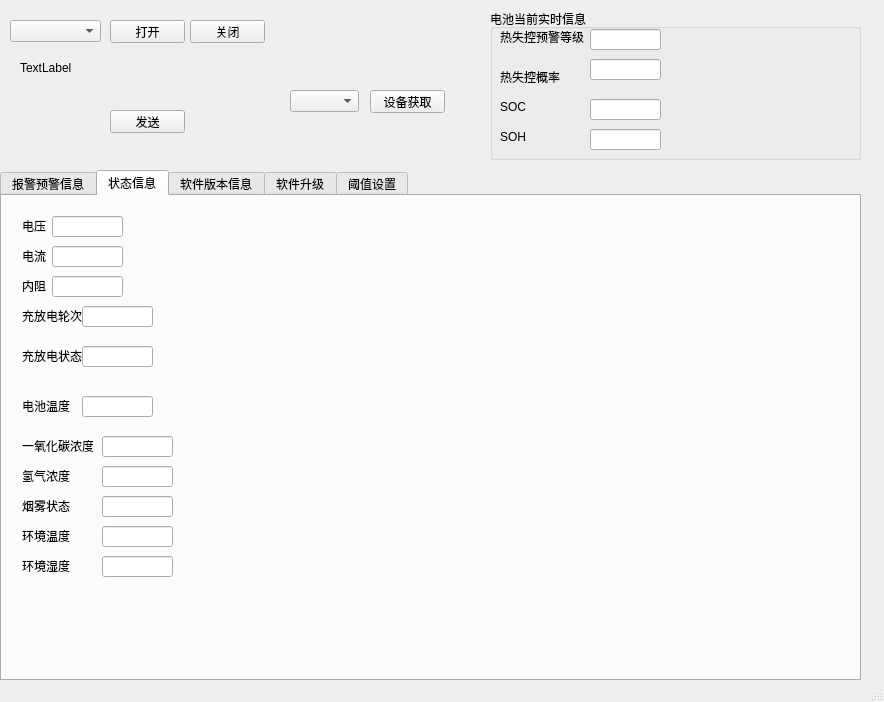
<?xml version="1.0" encoding="UTF-8"?>
<ui version="4.0">
 <class>MainWindow</class>
 <widget class="QMainWindow" name="MainWindow">
  <property name="geometry">
   <rect>
    <x>0</x>
    <y>0</y>
    <width>884</width>
    <height>702</height>
   </rect>
  </property>
  <property name="windowTitle">
   <string>MainWindow</string>
  </property>
  <widget class="QWidget" name="centralwidget">
   <widget class="QComboBox" name="portComboBox">
    <property name="geometry">
     <rect>
      <x>10</x>
      <y>20</y>
      <width>91</width>
      <height>22</height>
     </rect>
    </property>
   </widget>
   <widget class="QPushButton" name="openButton">
    <property name="geometry">
     <rect>
      <x>110</x>
      <y>20</y>
      <width>75</width>
      <height>23</height>
     </rect>
    </property>
    <property name="text">
     <string>打开</string>
    </property>
   </widget>
   <widget class="QPushButton" name="closeButton">
    <property name="geometry">
     <rect>
      <x>190</x>
      <y>20</y>
      <width>75</width>
      <height>23</height>
     </rect>
    </property>
    <property name="text">
     <string>关闭</string>
    </property>
   </widget>
   <widget class="QPushButton" name="sendButton">
    <property name="geometry">
     <rect>
      <x>110</x>
      <y>110</y>
      <width>75</width>
      <height>23</height>
     </rect>
    </property>
    <property name="text">
     <string>发送</string>
    </property>
   </widget>
   <widget class="QLabel" name="statusLabel">
    <property name="geometry">
     <rect>
      <x>20</x>
      <y>60</y>
      <width>53</width>
      <height>15</height>
     </rect>
    </property>
    <property name="text">
     <string>TextLabel</string>
    </property>
   </widget>
   <widget class="QTabWidget" name="tabWidget">
    <property name="geometry">
     <rect>
      <x>0</x>
      <y>170</y>
      <width>861</width>
      <height>511</height>
     </rect>
    </property>
    <property name="currentIndex">
     <number>1</number>
    </property>
    <widget class="QWidget" name="tab">
     <attribute name="title">
      <string>报警预警信息</string>
     </attribute>
     <widget class="QLineEdit" name="lineEdit_4">
      <property name="geometry">
       <rect>
        <x>280</x>
        <y>70</y>
        <width>71</width>
        <height>21</height>
       </rect>
      </property>
      <property name="readOnly">
       <bool>true</bool>
      </property>
     </widget>
     <widget class="QLabel" name="label_11">
      <property name="geometry">
       <rect>
        <x>100</x>
        <y>90</y>
        <width>20</width>
        <height>20</height>
       </rect>
      </property>
      <property name="styleSheet">
       <string notr="true">background-color: rgb(255, 0, 0);
border-radius:10px;</string>
      </property>
      <property name="frameShape">
       <enum>QFrame::Box</enum>
      </property>
      <property name="lineWidth">
       <number>1</number>
      </property>
      <property name="text">
       <string/>
      </property>
     </widget>
     <widget class="QLabel" name="label">
      <property name="geometry">
       <rect>
        <x>30</x>
        <y>30</y>
        <width>53</width>
        <height>21</height>
       </rect>
      </property>
      <property name="text">
       <string>火警</string>
      </property>
     </widget>
     <widget class="QLabel" name="label_3">
      <property name="geometry">
       <rect>
        <x>30</x>
        <y>60</y>
        <width>53</width>
        <height>21</height>
       </rect>
      </property>
      <property name="text">
       <string>欠压报警</string>
      </property>
     </widget>
     <widget class="QLabel" name="label_4">
      <property name="geometry">
       <rect>
        <x>30</x>
        <y>90</y>
        <width>53</width>
        <height>21</height>
       </rect>
      </property>
      <property name="text">
       <string>过压报警</string>
      </property>
     </widget>
     <widget class="QLabel" name="label_9">
      <property name="geometry">
       <rect>
        <x>30</x>
        <y>240</y>
        <width>53</width>
        <height>21</height>
       </rect>
      </property>
      <property name="text">
       <string>CO报警</string>
      </property>
     </widget>
     <widget class="QLabel" name="label_16">
      <property name="geometry">
       <rect>
        <x>100</x>
        <y>240</y>
        <width>20</width>
        <height>20</height>
       </rect>
      </property>
      <property name="styleSheet">
       <string notr="true">background-color: rgb(255, 0, 0);
border-radius:10px;</string>
      </property>
      <property name="frameShape">
       <enum>QFrame::Box</enum>
      </property>
      <property name="lineWidth">
       <number>1</number>
      </property>
      <property name="text">
       <string/>
      </property>
     </widget>
     <widget class="QLabel" name="label_8">
      <property name="geometry">
       <rect>
        <x>30</x>
        <y>210</y>
        <width>53</width>
        <height>21</height>
       </rect>
      </property>
      <property name="text">
       <string>H2报警</string>
      </property>
     </widget>
     <widget class="QLabel" name="label_18">
      <property name="geometry">
       <rect>
        <x>190</x>
        <y>110</y>
        <width>91</width>
        <height>16</height>
       </rect>
      </property>
      <property name="text">
       <string>SOC</string>
      </property>
     </widget>
     <widget class="QLabel" name="label_13">
      <property name="geometry">
       <rect>
        <x>100</x>
        <y>150</y>
        <width>20</width>
        <height>20</height>
       </rect>
      </property>
      <property name="styleSheet">
       <string notr="true">background-color: rgb(255, 0, 0);
border-radius:10px;</string>
      </property>
      <property name="frameShape">
       <enum>QFrame::Box</enum>
      </property>
      <property name="lineWidth">
       <number>1</number>
      </property>
      <property name="text">
       <string/>
      </property>
     </widget>
     <widget class="QLabel" name="label_6">
      <property name="geometry">
       <rect>
        <x>30</x>
        <y>150</y>
        <width>53</width>
        <height>21</height>
       </rect>
      </property>
      <property name="text">
       <string>过放报警</string>
      </property>
     </widget>
     <widget class="QLineEdit" name="lineEdit">
      <property name="geometry">
       <rect>
        <x>280</x>
        <y>40</y>
        <width>71</width>
        <height>21</height>
       </rect>
      </property>
      <property name="readOnly">
       <bool>true</bool>
      </property>
     </widget>
     <widget class="QLabel" name="label_20">
      <property name="geometry">
       <rect>
        <x>190</x>
        <y>80</y>
        <width>91</width>
        <height>16</height>
       </rect>
      </property>
      <property name="text">
       <string>热失控概率</string>
      </property>
     </widget>
     <widget class="QLabel" name="label_10">
      <property name="geometry">
       <rect>
        <x>100</x>
        <y>60</y>
        <width>20</width>
        <height>20</height>
       </rect>
      </property>
      <property name="styleSheet">
       <string notr="true">background-color: rgb(255, 0, 0);
border-radius:10px;</string>
      </property>
      <property name="frameShape">
       <enum>QFrame::Box</enum>
      </property>
      <property name="lineWidth">
       <number>1</number>
      </property>
      <property name="text">
       <string/>
      </property>
     </widget>
     <widget class="QLineEdit" name="lineEdit_3">
      <property name="geometry">
       <rect>
        <x>280</x>
        <y>150</y>
        <width>71</width>
        <height>21</height>
       </rect>
      </property>
      <property name="readOnly">
       <bool>true</bool>
      </property>
     </widget>
     <widget class="QLabel" name="label_7">
      <property name="geometry">
       <rect>
        <x>30</x>
        <y>180</y>
        <width>53</width>
        <height>21</height>
       </rect>
      </property>
      <property name="text">
       <string>烟雾报警</string>
      </property>
     </widget>
     <widget class="QLineEdit" name="lineEdit_2">
      <property name="geometry">
       <rect>
        <x>280</x>
        <y>110</y>
        <width>71</width>
        <height>21</height>
       </rect>
      </property>
      <property name="readOnly">
       <bool>true</bool>
      </property>
     </widget>
     <widget class="QLabel" name="label_14">
      <property name="geometry">
       <rect>
        <x>100</x>
        <y>180</y>
        <width>20</width>
        <height>20</height>
       </rect>
      </property>
      <property name="styleSheet">
       <string notr="true">background-color: rgb(255, 0, 0);
border-radius:10px;</string>
      </property>
      <property name="frameShape">
       <enum>QFrame::Box</enum>
      </property>
      <property name="lineWidth">
       <number>1</number>
      </property>
      <property name="text">
       <string/>
      </property>
     </widget>
     <widget class="QLabel" name="label_15">
      <property name="geometry">
       <rect>
        <x>100</x>
        <y>210</y>
        <width>20</width>
        <height>20</height>
       </rect>
      </property>
      <property name="styleSheet">
       <string notr="true">background-color: rgb(255, 0, 0);
border-radius:10px;</string>
      </property>
      <property name="frameShape">
       <enum>QFrame::Box</enum>
      </property>
      <property name="lineWidth">
       <number>1</number>
      </property>
      <property name="text">
       <string/>
      </property>
     </widget>
     <widget class="QLabel" name="label_12">
      <property name="geometry">
       <rect>
        <x>100</x>
        <y>120</y>
        <width>20</width>
        <height>20</height>
       </rect>
      </property>
      <property name="styleSheet">
       <string notr="true">background-color: rgb(255, 0, 0);
border-radius:10px;</string>
      </property>
      <property name="frameShape">
       <enum>QFrame::Box</enum>
      </property>
      <property name="lineWidth">
       <number>1</number>
      </property>
      <property name="text">
       <string/>
      </property>
     </widget>
     <widget class="QLabel" name="label_5">
      <property name="geometry">
       <rect>
        <x>30</x>
        <y>120</y>
        <width>53</width>
        <height>21</height>
       </rect>
      </property>
      <property name="text">
       <string>过充报警</string>
      </property>
     </widget>
     <widget class="QLabel" name="label_2">
      <property name="geometry">
       <rect>
        <x>100</x>
        <y>30</y>
        <width>20</width>
        <height>20</height>
       </rect>
      </property>
      <property name="styleSheet">
       <string notr="true">background-color: rgb(255, 0, 0);
border-radius:10px;</string>
      </property>
      <property name="frameShape">
       <enum>QFrame::Box</enum>
      </property>
      <property name="lineWidth">
       <number>1</number>
      </property>
      <property name="text">
       <string/>
      </property>
     </widget>
     <widget class="QLabel" name="label_17">
      <property name="geometry">
       <rect>
        <x>190</x>
        <y>40</y>
        <width>91</width>
        <height>16</height>
       </rect>
      </property>
      <property name="text">
       <string>热失控预警等级</string>
      </property>
     </widget>
     <widget class="QLabel" name="label_19">
      <property name="geometry">
       <rect>
        <x>190</x>
        <y>150</y>
        <width>91</width>
        <height>16</height>
       </rect>
      </property>
      <property name="text">
       <string>SOH</string>
      </property>
     </widget>
    </widget>
    <widget class="QWidget" name="tab_2">
     <attribute name="title">
      <string>状态信息</string>
     </attribute>
     <widget class="QLabel" name="label_23">
      <property name="geometry">
       <rect>
        <x>20</x>
        <y>20</y>
        <width>61</width>
        <height>20</height>
       </rect>
      </property>
      <property name="text">
       <string>电压</string>
      </property>
     </widget>
     <widget class="QLineEdit" name="lEdit_voltage">
      <property name="geometry">
       <rect>
        <x>50</x>
        <y>20</y>
        <width>71</width>
        <height>21</height>
       </rect>
      </property>
     </widget>
     <widget class="QLabel" name="label_28">
      <property name="geometry">
       <rect>
        <x>20</x>
        <y>50</y>
        <width>31</width>
        <height>20</height>
       </rect>
      </property>
      <property name="text">
       <string>电流</string>
      </property>
     </widget>
     <widget class="QLineEdit" name="lEdit_current">
      <property name="geometry">
       <rect>
        <x>50</x>
        <y>50</y>
        <width>71</width>
        <height>21</height>
       </rect>
      </property>
     </widget>
     <widget class="QLabel" name="label_29">
      <property name="geometry">
       <rect>
        <x>20</x>
        <y>80</y>
        <width>31</width>
        <height>20</height>
       </rect>
      </property>
      <property name="text">
       <string>内阻</string>
      </property>
     </widget>
     <widget class="QLineEdit" name="lEdit_res">
      <property name="geometry">
       <rect>
        <x>50</x>
        <y>80</y>
        <width>71</width>
        <height>21</height>
       </rect>
      </property>
     </widget>
     <widget class="QLabel" name="label_30">
      <property name="geometry">
       <rect>
        <x>20</x>
        <y>110</y>
        <width>61</width>
        <height>20</height>
       </rect>
      </property>
      <property name="text">
       <string>充放电轮次</string>
      </property>
     </widget>
     <widget class="QLineEdit" name="lEdit_cycle">
      <property name="geometry">
       <rect>
        <x>80</x>
        <y>110</y>
        <width>71</width>
        <height>21</height>
       </rect>
      </property>
     </widget>
     <widget class="QLabel" name="label_31">
      <property name="geometry">
       <rect>
        <x>20</x>
        <y>150</y>
        <width>71</width>
        <height>20</height>
       </rect>
      </property>
      <property name="text">
       <string>充放电状态</string>
      </property>
     </widget>
     <widget class="QLineEdit" name="lEdit_cfdzt">
      <property name="geometry">
       <rect>
        <x>80</x>
        <y>150</y>
        <width>71</width>
        <height>21</height>
       </rect>
      </property>
     </widget>
     <widget class="QLabel" name="label_32">
      <property name="geometry">
       <rect>
        <x>20</x>
        <y>200</y>
        <width>71</width>
        <height>20</height>
       </rect>
      </property>
      <property name="text">
       <string>电池温度</string>
      </property>
     </widget>
     <widget class="QLineEdit" name="lEdit_battery_temperature">
      <property name="geometry">
       <rect>
        <x>80</x>
        <y>200</y>
        <width>71</width>
        <height>21</height>
       </rect>
      </property>
     </widget>
     <widget class="QLabel" name="label_46">
      <property name="geometry">
       <rect>
        <x>20</x>
        <y>240</y>
        <width>71</width>
        <height>20</height>
       </rect>
      </property>
      <property name="text">
       <string>一氧化碳浓度</string>
      </property>
     </widget>
     <widget class="QLineEdit" name="lEdit_CO">
      <property name="geometry">
       <rect>
        <x>100</x>
        <y>240</y>
        <width>71</width>
        <height>21</height>
       </rect>
      </property>
     </widget>
     <widget class="QLabel" name="label_47">
      <property name="geometry">
       <rect>
        <x>20</x>
        <y>270</y>
        <width>71</width>
        <height>20</height>
       </rect>
      </property>
      <property name="text">
       <string>氢气浓度</string>
      </property>
     </widget>
     <widget class="QLineEdit" name="lEdit_H2">
      <property name="geometry">
       <rect>
        <x>100</x>
        <y>270</y>
        <width>71</width>
        <height>21</height>
       </rect>
      </property>
     </widget>
     <widget class="QLabel" name="label_48">
      <property name="geometry">
       <rect>
        <x>20</x>
        <y>300</y>
        <width>71</width>
        <height>20</height>
       </rect>
      </property>
      <property name="text">
       <string>烟雾状态</string>
      </property>
     </widget>
     <widget class="QLineEdit" name="lEdit_SMK">
      <property name="geometry">
       <rect>
        <x>100</x>
        <y>300</y>
        <width>71</width>
        <height>21</height>
       </rect>
      </property>
     </widget>
     <widget class="QLabel" name="label_49">
      <property name="geometry">
       <rect>
        <x>20</x>
        <y>330</y>
        <width>71</width>
        <height>20</height>
       </rect>
      </property>
      <property name="text">
       <string>环境温度</string>
      </property>
     </widget>
     <widget class="QLineEdit" name="lEdit_env_temperature">
      <property name="geometry">
       <rect>
        <x>100</x>
        <y>330</y>
        <width>71</width>
        <height>21</height>
       </rect>
      </property>
     </widget>
     <widget class="QLabel" name="label_50">
      <property name="geometry">
       <rect>
        <x>20</x>
        <y>360</y>
        <width>71</width>
        <height>20</height>
       </rect>
      </property>
      <property name="text">
       <string>环境湿度</string>
      </property>
     </widget>
     <widget class="QLineEdit" name="lEdit_humidity">
      <property name="geometry">
       <rect>
        <x>100</x>
        <y>360</y>
        <width>71</width>
        <height>21</height>
       </rect>
      </property>
     </widget>
    </widget>
    <widget class="QWidget" name="tab_3">
     <attribute name="title">
      <string>软件版本信息</string>
     </attribute>
     <widget class="QLineEdit" name="lEdit_inference_version">
      <property name="geometry">
       <rect>
        <x>160</x>
        <y>30</y>
        <width>171</width>
        <height>21</height>
       </rect>
      </property>
      <property name="readOnly">
       <bool>true</bool>
      </property>
     </widget>
     <widget class="QLabel" name="label_21">
      <property name="geometry">
       <rect>
        <x>10</x>
        <y>10</y>
        <width>151</width>
        <height>20</height>
       </rect>
      </property>
      <property name="text">
       <string>电池信息采集软件软件版本</string>
      </property>
     </widget>
     <widget class="QLabel" name="label_22">
      <property name="geometry">
       <rect>
        <x>10</x>
        <y>30</y>
        <width>151</width>
        <height>20</height>
       </rect>
      </property>
      <property name="text">
       <string>电池健康推理软件软件版本</string>
      </property>
     </widget>
     <widget class="QLineEdit" name="lEdit_collect_version">
      <property name="geometry">
       <rect>
        <x>160</x>
        <y>10</y>
        <width>171</width>
        <height>21</height>
       </rect>
      </property>
      <property name="readOnly">
       <bool>true</bool>
      </property>
     </widget>
     <widget class="QLabel" name="label_41">
      <property name="geometry">
       <rect>
        <x>10</x>
        <y>70</y>
        <width>151</width>
        <height>20</height>
       </rect>
      </property>
      <property name="text">
       <string>设备编号</string>
      </property>
     </widget>
     <widget class="QLineEdit" name="lEdit_device_serial">
      <property name="geometry">
       <rect>
        <x>160</x>
        <y>60</y>
        <width>141</width>
        <height>21</height>
       </rect>
      </property>
      <property name="readOnly">
       <bool>true</bool>
      </property>
     </widget>
     <widget class="QLabel" name="label_42">
      <property name="geometry">
       <rect>
        <x>10</x>
        <y>110</y>
        <width>151</width>
        <height>20</height>
       </rect>
      </property>
      <property name="text">
       <string>设备MAC地址</string>
      </property>
     </widget>
     <widget class="QLineEdit" name="lEdit_mac">
      <property name="geometry">
       <rect>
        <x>160</x>
        <y>110</y>
        <width>141</width>
        <height>21</height>
       </rect>
      </property>
      <property name="readOnly">
       <bool>true</bool>
      </property>
     </widget>
     <widget class="QLabel" name="label_43">
      <property name="geometry">
       <rect>
        <x>10</x>
        <y>150</y>
        <width>151</width>
        <height>20</height>
       </rect>
      </property>
      <property name="text">
       <string>设备Modbus地址</string>
      </property>
     </widget>
     <widget class="QLineEdit" name="lEdit_modbus_addr">
      <property name="geometry">
       <rect>
        <x>160</x>
        <y>150</y>
        <width>141</width>
        <height>21</height>
       </rect>
      </property>
      <property name="readOnly">
       <bool>true</bool>
      </property>
     </widget>
     <widget class="QLabel" name="label_44">
      <property name="geometry">
       <rect>
        <x>10</x>
        <y>190</y>
        <width>151</width>
        <height>20</height>
       </rect>
      </property>
      <property name="text">
       <string>电池额定容量</string>
      </property>
     </widget>
     <widget class="QLineEdit" name="lEdit_capacity">
      <property name="geometry">
       <rect>
        <x>160</x>
        <y>190</y>
        <width>141</width>
        <height>21</height>
       </rect>
      </property>
      <property name="readOnly">
       <bool>true</bool>
      </property>
     </widget>
     <widget class="QPushButton" name="btn_getInfo">
      <property name="geometry">
       <rect>
        <x>420</x>
        <y>20</y>
        <width>75</width>
        <height>23</height>
       </rect>
      </property>
      <property name="text">
       <string>获取</string>
      </property>
     </widget>
    </widget>
    <widget class="QWidget" name="tab_4">
     <attribute name="title">
      <string>软件升级</string>
     </attribute>
     <widget class="QRadioButton" name="r_btn_inference">
      <property name="geometry">
       <rect>
        <x>260</x>
        <y>170</y>
        <width>121</width>
        <height>19</height>
       </rect>
      </property>
      <property name="text">
       <string>电池健康推理软件</string>
      </property>
     </widget>
     <widget class="QPushButton" name="chooseButton">
      <property name="geometry">
       <rect>
        <x>30</x>
        <y>170</y>
        <width>75</width>
        <height>23</height>
       </rect>
      </property>
      <property name="text">
       <string>选择文件</string>
      </property>
     </widget>
     <widget class="QTextEdit" name="textEdit">
      <property name="geometry">
       <rect>
        <x>30</x>
        <y>30</y>
        <width>351</width>
        <height>111</height>
       </rect>
      </property>
     </widget>
     <widget class="QProgressBar" name="progressBar">
      <property name="geometry">
       <rect>
        <x>30</x>
        <y>150</y>
        <width>211</width>
        <height>23</height>
       </rect>
      </property>
      <property name="value">
       <number>24</number>
      </property>
     </widget>
     <widget class="QRadioButton" name="r_btn_collect">
      <property name="geometry">
       <rect>
        <x>260</x>
        <y>150</y>
        <width>121</width>
        <height>19</height>
       </rect>
      </property>
      <property name="text">
       <string>电池信息采集软件</string>
      </property>
     </widget>
     <widget class="QPushButton" name="downloadButton">
      <property name="geometry">
       <rect>
        <x>110</x>
        <y>170</y>
        <width>75</width>
        <height>23</height>
       </rect>
      </property>
      <property name="text">
       <string>下载</string>
      </property>
     </widget>
     <widget class="QLabel" name="label_45">
      <property name="geometry">
       <rect>
        <x>40</x>
        <y>250</y>
        <width>81</width>
        <height>16</height>
       </rect>
      </property>
      <property name="text">
       <string>软件升级标志</string>
      </property>
     </widget>
     <widget class="QComboBox" name="comboBox">
      <property name="geometry">
       <rect>
        <x>120</x>
        <y>250</y>
        <width>69</width>
        <height>22</height>
       </rect>
      </property>
     </widget>
    </widget>
    <widget class="QWidget" name="tab_5">
     <attribute name="title">
      <string>阈值设置</string>
     </attribute>
     <widget class="QLineEdit" name="lineEdit_17">
      <property name="geometry">
       <rect>
        <x>150</x>
        <y>10</y>
        <width>113</width>
        <height>21</height>
       </rect>
      </property>
     </widget>
     <widget class="QLabel" name="label_33">
      <property name="geometry">
       <rect>
        <x>20</x>
        <y>10</y>
        <width>81</width>
        <height>16</height>
       </rect>
      </property>
      <property name="text">
       <string>氢气报警阈值</string>
      </property>
     </widget>
     <widget class="QLabel" name="label_34">
      <property name="geometry">
       <rect>
        <x>20</x>
        <y>40</y>
        <width>101</width>
        <height>16</height>
       </rect>
      </property>
      <property name="text">
       <string>一氧化碳报警阈值</string>
      </property>
     </widget>
     <widget class="QLabel" name="label_35">
      <property name="geometry">
       <rect>
        <x>20</x>
        <y>70</y>
        <width>101</width>
        <height>16</height>
       </rect>
      </property>
      <property name="text">
       <string>温度报警阈值</string>
      </property>
     </widget>
     <widget class="QLabel" name="label_36">
      <property name="geometry">
       <rect>
        <x>20</x>
        <y>100</y>
        <width>101</width>
        <height>16</height>
       </rect>
      </property>
      <property name="text">
       <string>温升率报警阈值</string>
      </property>
     </widget>
     <widget class="QLabel" name="label_37">
      <property name="geometry">
       <rect>
        <x>20</x>
        <y>140</y>
        <width>101</width>
        <height>16</height>
       </rect>
      </property>
      <property name="text">
       <string>电压报警高阈值</string>
      </property>
     </widget>
     <widget class="QLabel" name="label_38">
      <property name="geometry">
       <rect>
        <x>20</x>
        <y>170</y>
        <width>101</width>
        <height>16</height>
       </rect>
      </property>
      <property name="text">
       <string>电压报警低阈值</string>
      </property>
     </widget>
     <widget class="QLabel" name="label_39">
      <property name="geometry">
       <rect>
        <x>20</x>
        <y>200</y>
        <width>101</width>
        <height>16</height>
       </rect>
      </property>
      <property name="text">
       <string>放电电流报警阈值</string>
      </property>
     </widget>
     <widget class="QLabel" name="label_40">
      <property name="geometry">
       <rect>
        <x>20</x>
        <y>240</y>
        <width>101</width>
        <height>16</height>
       </rect>
      </property>
      <property name="text">
       <string>充电电流报警阈值</string>
      </property>
     </widget>
     <widget class="QLineEdit" name="lineEdit_18">
      <property name="geometry">
       <rect>
        <x>150</x>
        <y>40</y>
        <width>113</width>
        <height>21</height>
       </rect>
      </property>
     </widget>
     <widget class="QLineEdit" name="lineEdit_19">
      <property name="geometry">
       <rect>
        <x>150</x>
        <y>70</y>
        <width>113</width>
        <height>21</height>
       </rect>
      </property>
     </widget>
     <widget class="QLineEdit" name="lineEdit_20">
      <property name="geometry">
       <rect>
        <x>150</x>
        <y>100</y>
        <width>113</width>
        <height>21</height>
       </rect>
      </property>
     </widget>
     <widget class="QLineEdit" name="lineEdit_21">
      <property name="geometry">
       <rect>
        <x>150</x>
        <y>130</y>
        <width>113</width>
        <height>21</height>
       </rect>
      </property>
     </widget>
     <widget class="QLineEdit" name="lineEdit_22">
      <property name="geometry">
       <rect>
        <x>150</x>
        <y>170</y>
        <width>113</width>
        <height>21</height>
       </rect>
      </property>
     </widget>
     <widget class="QLineEdit" name="lineEdit_23">
      <property name="geometry">
       <rect>
        <x>150</x>
        <y>200</y>
        <width>113</width>
        <height>21</height>
       </rect>
      </property>
     </widget>
     <widget class="QLineEdit" name="lineEdit_24">
      <property name="geometry">
       <rect>
        <x>150</x>
        <y>240</y>
        <width>113</width>
        <height>21</height>
       </rect>
      </property>
     </widget>
    </widget>
   </widget>
   <widget class="QGroupBox" name="groupBox">
    <property name="geometry">
     <rect>
      <x>490</x>
      <y>9</y>
      <width>371</width>
      <height>151</height>
     </rect>
    </property>
    <property name="title">
     <string>电池当前实时信息</string>
    </property>
    <widget class="QLabel" name="label_24">
     <property name="geometry">
      <rect>
       <x>10</x>
       <y>90</y>
       <width>91</width>
       <height>16</height>
      </rect>
     </property>
     <property name="text">
      <string>SOC</string>
     </property>
    </widget>
    <widget class="QLineEdit" name="lineEdit_7">
     <property name="geometry">
      <rect>
       <x>100</x>
       <y>20</y>
       <width>71</width>
       <height>21</height>
      </rect>
     </property>
     <property name="readOnly">
      <bool>true</bool>
     </property>
    </widget>
    <widget class="QLabel" name="label_25">
     <property name="geometry">
      <rect>
       <x>10</x>
       <y>60</y>
       <width>91</width>
       <height>16</height>
      </rect>
     </property>
     <property name="text">
      <string>热失控概率</string>
     </property>
    </widget>
    <widget class="QLineEdit" name="lineEdit_8">
     <property name="geometry">
      <rect>
       <x>100</x>
       <y>120</y>
       <width>71</width>
       <height>21</height>
      </rect>
     </property>
     <property name="readOnly">
      <bool>true</bool>
     </property>
    </widget>
    <widget class="QLineEdit" name="lineEdit_9">
     <property name="geometry">
      <rect>
       <x>100</x>
       <y>90</y>
       <width>71</width>
       <height>21</height>
      </rect>
     </property>
     <property name="readOnly">
      <bool>true</bool>
     </property>
    </widget>
    <widget class="QLineEdit" name="lineEdit_10">
     <property name="geometry">
      <rect>
       <x>100</x>
       <y>50</y>
       <width>71</width>
       <height>21</height>
      </rect>
     </property>
     <property name="readOnly">
      <bool>true</bool>
     </property>
    </widget>
    <widget class="QLabel" name="label_26">
     <property name="geometry">
      <rect>
       <x>10</x>
       <y>20</y>
       <width>91</width>
       <height>16</height>
      </rect>
     </property>
     <property name="text">
      <string>热失控预警等级</string>
     </property>
    </widget>
    <widget class="QLabel" name="label_27">
     <property name="geometry">
      <rect>
       <x>10</x>
       <y>120</y>
       <width>91</width>
       <height>16</height>
      </rect>
     </property>
     <property name="text">
      <string>SOH</string>
     </property>
    </widget>
   </widget>
   <widget class="QComboBox" name="cbox_modbus_addr">
    <property name="geometry">
     <rect>
      <x>290</x>
      <y>90</y>
      <width>69</width>
      <height>22</height>
     </rect>
    </property>
   </widget>
   <widget class="QPushButton" name="btn_net_init">
    <property name="geometry">
     <rect>
      <x>370</x>
      <y>90</y>
      <width>75</width>
      <height>23</height>
     </rect>
    </property>
    <property name="text">
     <string>设备获取</string>
    </property>
   </widget>
  </widget>
  <widget class="QMenuBar" name="menubar">
   <property name="geometry">
    <rect>
     <x>0</x>
     <y>0</y>
     <width>884</width>
     <height>21</height>
    </rect>
   </property>
  </widget>
  <widget class="QStatusBar" name="statusbar"/>
 </widget>
 <resources/>
 <connections/>
</ui>
